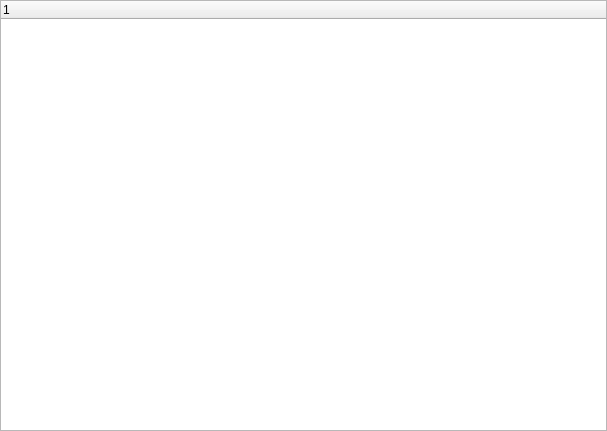
<?xml version="1.0" encoding="UTF-8"?>
<ui version="4.0">
 <class>Playlist</class>
 <widget class="QWidget" name="Playlist">
  <property name="geometry">
   <rect>
    <x>0</x>
    <y>0</y>
    <width>607</width>
    <height>431</height>
   </rect>
  </property>
  <property name="windowTitle">
   <string>Form</string>
  </property>
  <layout class="QVBoxLayout" name="verticalLayout">
   <property name="spacing">
    <number>0</number>
   </property>
   <property name="leftMargin">
    <number>0</number>
   </property>
   <property name="topMargin">
    <number>0</number>
   </property>
   <property name="rightMargin">
    <number>0</number>
   </property>
   <property name="bottomMargin">
    <number>0</number>
   </property>
   <item>
    <widget class="QTreeWidget" name="treeWidget">
     <column>
      <property name="text">
       <string notr="true"/>
      </property>
     </column>
    </widget>
   </item>
  </layout>
 </widget>
 <resources/>
 <connections/>
</ui>
